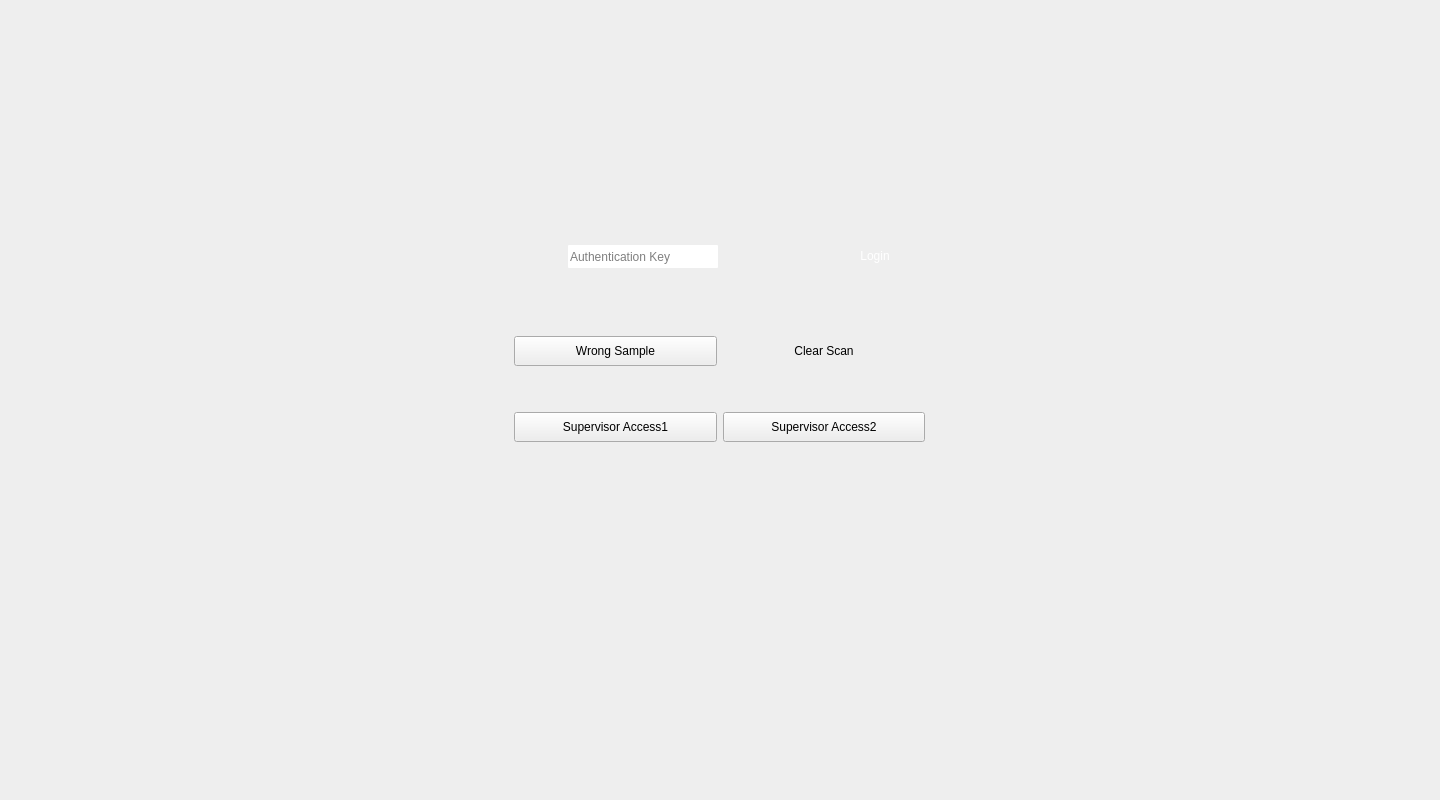
<?xml version="1.0" encoding="UTF-8"?>
<ui version="4.0">
 <class>MainWindow</class>
 <widget class="QMainWindow" name="MainWindow">
  <property name="windowModality">
   <enum>Qt::ApplicationModal</enum>
  </property>
  <property name="geometry">
   <rect>
    <x>0</x>
    <y>0</y>
    <width>1440</width>
    <height>800</height>
   </rect>
  </property>
  <property name="windowTitle">
   <string>MainWindow</string>
  </property>
  <property name="styleSheet">
   <string notr="true">background-color: rgb(238, 238, 238);</string>
  </property>
  <widget class="QWidget" name="centralwidget">
   <layout class="QGridLayout" name="gridLayout_3">
    <item row="1" column="0">
     <layout class="QHBoxLayout" name="horizontalLayout">
      <item>
       <widget class="QFrame" name="frame">
        <property name="minimumSize">
         <size>
          <width>429</width>
          <height>319</height>
         </size>
        </property>
        <property name="maximumSize">
         <size>
          <width>429</width>
          <height>319</height>
         </size>
        </property>
        <property name="frameShape">
         <enum>QFrame::NoFrame</enum>
        </property>
        <property name="frameShadow">
         <enum>QFrame::Raised</enum>
        </property>
        <layout class="QGridLayout" name="gridLayout_2">
         <item row="0" column="0">
          <layout class="QVBoxLayout" name="verticalLayout">
           <item>
            <spacer name="verticalSpacer">
             <property name="orientation">
              <enum>Qt::Vertical</enum>
             </property>
             <property name="sizeHint" stdset="0">
              <size>
               <width>20</width>
               <height>40</height>
              </size>
             </property>
            </spacer>
           </item>
           <item>
            <layout class="QHBoxLayout" name="horizontalLayout_3">
             <item>
              <widget class="QLabel" name="label">
               <property name="minimumSize">
                <size>
                 <width>32</width>
                 <height>32</height>
                </size>
               </property>
               <property name="maximumSize">
                <size>
                 <width>32</width>
                 <height>32</height>
                </size>
               </property>
               <property name="styleSheet">
                <string notr="true">background-image: url(:/images/final_assets/Login_Icons/pw.png);</string>
               </property>
               <property name="text">
                <string/>
               </property>
               <property name="pixmap">
                <pixmap resource="resource.qrc">:/images/final_assets/Login_Icons/pw.png</pixmap>
               </property>
               <property name="scaledContents">
                <bool>true</bool>
               </property>
              </widget>
             </item>
             <item>
              <spacer name="horizontalSpacer_4">
               <property name="orientation">
                <enum>Qt::Horizontal</enum>
               </property>
               <property name="sizeType">
                <enum>QSizePolicy::Maximum</enum>
               </property>
               <property name="sizeHint" stdset="0">
                <size>
                 <width>16</width>
                 <height>20</height>
                </size>
               </property>
              </spacer>
             </item>
             <item>
              <widget class="QLineEdit" name="key">
               <property name="minimumSize">
                <size>
                 <width>150</width>
                 <height>23</height>
                </size>
               </property>
               <property name="maximumSize">
                <size>
                 <width>221</width>
                 <height>21</height>
                </size>
               </property>
               <property name="focusPolicy">
                <enum>Qt::ClickFocus</enum>
               </property>
               <property name="styleSheet">
                <string notr="true">border-radius: 1px;
font: 12pt &quot;Roboto [GOOG]&quot;;
background-color: rgbA(255, 255, 255,0);</string>
               </property>
               <property name="text">
                <string/>
               </property>
               <property name="frame">
                <bool>true</bool>
               </property>
               <property name="echoMode">
                <enum>QLineEdit::Password</enum>
               </property>
               <property name="placeholderText">
                <string>Authentication Key</string>
               </property>
              </widget>
             </item>
             <item>
              <spacer name="horizontalSpacer_5">
               <property name="orientation">
                <enum>Qt::Horizontal</enum>
               </property>
               <property name="sizeHint" stdset="0">
                <size>
                 <width>40</width>
                 <height>20</height>
                </size>
               </property>
              </spacer>
             </item>
             <item>
              <widget class="QPushButton" name="pushButton">
               <property name="minimumSize">
                <size>
                 <width>100</width>
                 <height>35</height>
                </size>
               </property>
               <property name="maximumSize">
                <size>
                 <width>150</width>
                 <height>35</height>
                </size>
               </property>
               <property name="focusPolicy">
                <enum>Qt::ClickFocus</enum>
               </property>
               <property name="autoFillBackground">
                <bool>false</bool>
               </property>
               <property name="styleSheet">
                <string notr="true">background-image: url(:/images/final_assets/Main_Btn/btn_normal.png);
font: 14pt &quot;Roboto [GOOG]&quot;;
color: rgb(255, 255, 255);</string>
               </property>
               <property name="text">
                <string>Login</string>
               </property>
               <property name="shortcut">
                <string>Return</string>
               </property>
               <property name="flat">
                <bool>true</bool>
               </property>
              </widget>
             </item>
            </layout>
           </item>
           <item>
            <spacer name="verticalSpacer_2">
             <property name="orientation">
              <enum>Qt::Vertical</enum>
             </property>
             <property name="sizeHint" stdset="0">
              <size>
               <width>20</width>
               <height>40</height>
              </size>
             </property>
            </spacer>
           </item>
           <item>
            <layout class="QGridLayout" name="gridLayout">
             <item row="0" column="0">
              <widget class="QPushButton" name="pushButton_2">
               <property name="minimumSize">
                <size>
                 <width>139</width>
                 <height>30</height>
                </size>
               </property>
               <property name="styleSheet">
                <string notr="true">border-image: url(:/images/final_assets/Secondary_btn/big_normal.png);</string>
               </property>
               <property name="text">
                <string>Wrong Sample</string>
               </property>
              </widget>
             </item>
             <item row="0" column="1">
              <widget class="QPushButton" name="pushButton_4">
               <property name="minimumSize">
                <size>
                 <width>139</width>
                 <height>30</height>
                </size>
               </property>
               <property name="styleSheet">
                <string notr="true">border-image: url(:/images/final_assets/Secondary_btn/big_normal.png);</string>
               </property>
               <property name="text">
                <string>Clear Scan</string>
               </property>
               <property name="flat">
                <bool>true</bool>
               </property>
              </widget>
             </item>
             <item row="2" column="0">
              <widget class="QPushButton" name="pushButton_6">
               <property name="minimumSize">
                <size>
                 <width>139</width>
                 <height>30</height>
                </size>
               </property>
               <property name="styleSheet">
                <string notr="true">border-image: url(:/images/final_assets/Secondary_btn/big_normal.png);</string>
               </property>
               <property name="text">
                <string>Supervisor Access1</string>
               </property>
              </widget>
             </item>
             <item row="2" column="1">
              <widget class="QPushButton" name="pushButton_5">
               <property name="minimumSize">
                <size>
                 <width>139</width>
                 <height>30</height>
                </size>
               </property>
               <property name="styleSheet">
                <string notr="true">border-image: url(:/images/final_assets/Secondary_btn/big_normal.png);</string>
               </property>
               <property name="text">
                <string>Supervisor Access2</string>
               </property>
              </widget>
             </item>
             <item row="1" column="0">
              <spacer name="verticalSpacer_4">
               <property name="orientation">
                <enum>Qt::Vertical</enum>
               </property>
               <property name="sizeHint" stdset="0">
                <size>
                 <width>20</width>
                 <height>40</height>
                </size>
               </property>
              </spacer>
             </item>
             <item row="3" column="1">
              <spacer name="verticalSpacer_3">
               <property name="orientation">
                <enum>Qt::Vertical</enum>
               </property>
               <property name="sizeHint" stdset="0">
                <size>
                 <width>20</width>
                 <height>40</height>
                </size>
               </property>
              </spacer>
             </item>
            </layout>
           </item>
          </layout>
         </item>
        </layout>
       </widget>
      </item>
     </layout>
    </item>
    <item row="0" column="0">
     <spacer name="verticalSpacer_5">
      <property name="orientation">
       <enum>Qt::Vertical</enum>
      </property>
      <property name="sizeType">
       <enum>QSizePolicy::Expanding</enum>
      </property>
      <property name="sizeHint" stdset="0">
       <size>
        <width>20</width>
        <height>130</height>
       </size>
      </property>
     </spacer>
    </item>
    <item row="2" column="0">
     <spacer name="verticalSpacer_6">
      <property name="orientation">
       <enum>Qt::Vertical</enum>
      </property>
      <property name="sizeType">
       <enum>QSizePolicy::Maximum</enum>
      </property>
      <property name="sizeHint" stdset="0">
       <size>
        <width>20</width>
        <height>300</height>
       </size>
      </property>
     </spacer>
    </item>
   </layout>
  </widget>
 </widget>
 <resources>
  <include location="resource.qrc"/>
 </resources>
 <connections/>
</ui>
